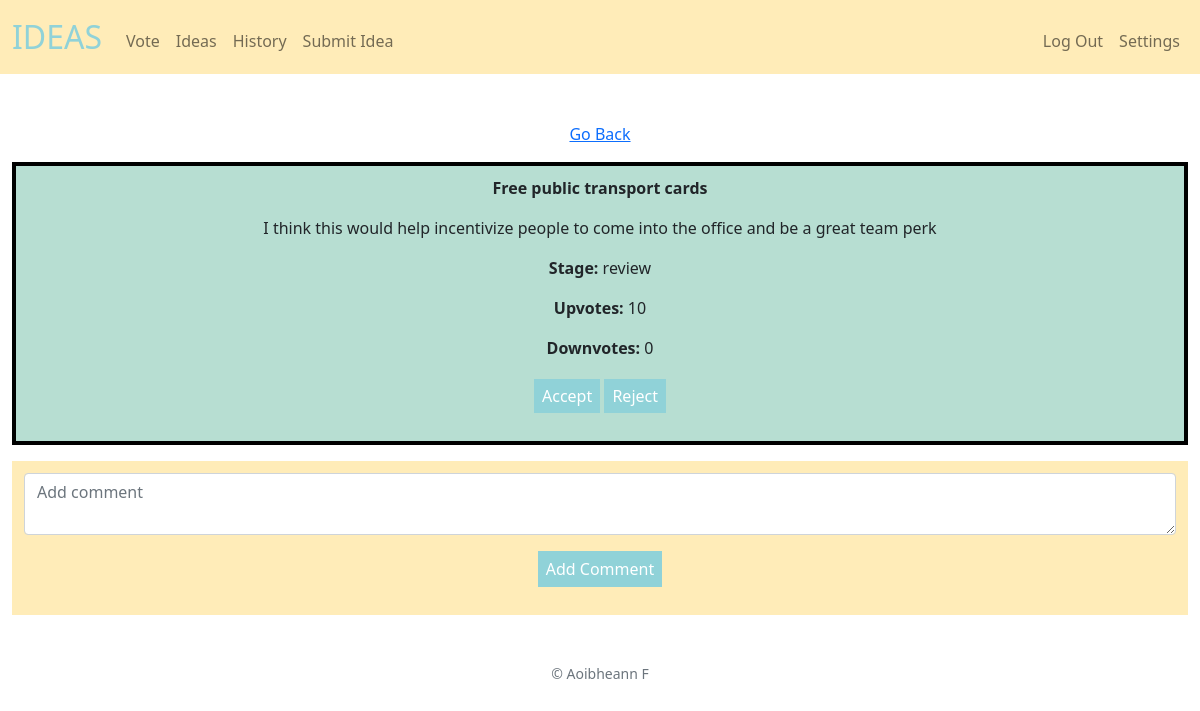
Screenshot of /idea_page/15 (signed in) with the database file from the repository.
### tables this page shows
CREATE TABLE 'ideas' (idea_id INTEGER PRIMARY KEY AUTOINCREMENT, title TEXT NOT NULL, notes TEXT NOT NULL, user_id INTEGER, upvotes INTEGER DEFAULT 0, downvotes INTEGER DEFAULT 0, stage TEXT,'time' DATETIME NOT NULL DEFAULT CURRENT_TIMESTAMP, company TEXT);

### app.py (the view)
@app.route("/idea_page/<int:idea_id>", methods=["GET", "POST"])
def idea_page(idea_id):
    if request.method == "POST":
        print("POST")
        id = session.get("user_id")
        comment = request.form.get("comment")
        db.execute("INSERT INTO comments(comment, user_id, idea_id) VALUES(?, ?, ?)",
                   comment, id, idea_id)
        return redirect(url_for("idea_page", idea_id=idea_id))
    else:
        id = session.get("user_id")
        ideas = db.execute("SELECT * FROM ideas WHERE idea_id = ?", idea_id)
        comments = db.execute("SELECT * FROM comments JOIN users ON comments.user_id = users.id WHERE comments.idea_id = ?", idea_id)
        rows = db.execute("SELECT permissions FROM users WHERE id = ?", id)
        permission = rows[0]["permissions"]
        stages = db.execute("SELECT stage FROM ideas WHERE idea_id = ?", idea_id)
        stage = stages[0]["stage"]
        if permission == "admin" and stage == "review":
            return render_template("decide.html", ideas=ideas, comments=comments, idea_id=idea_id)
        elif stage == "idea":
            return render_template("voting_page.html", ideas=ideas, idea_id=idea_id, comments=comments)
        else:
            return render_template("ideas_page.html", ideas=ideas, comments=comments, idea_id=idea_id)

### app.py (called while the page is built)
@app.after_request
def after_request(response):
    response.headers["Cache-Control"] = "no-cache, no-store, must-revalidate"
    response.headers["Expires"] = 0
    response.headers["Pragma"] = "no-cache"
    return response

### templates/decide.html (shortened to what this page needs)
{% extends "layout.html" %}
{% block main %}
<div class="mb-3">
    <a href="/">Go Back</a>
</div>
<div class="board mb-3">
    {% for idea in ideas %}
        <div class="mb-4">
            <div class="font-size: xx-large; mb-3"><span><strong>{{ idea.title }}</strong></span></div>
            <div class="mb-3"><span>{{ idea.notes }}</span></div>
            <div class="mb-3"><span><strong>Stage: </strong>{{ idea.stage }}</span></div>
            <div class="mb-3"><span><strong>Upvotes: </strong>{{ idea.upvotes }}</span></div>
            <div class="mb-3"><span><strong>Downvotes: </strong>{{ idea.downvotes }}</span></div>
        </div>
        <div class="mb-4">
            <a href="{{ url_for("accept", idea_id = idea.idea_id) }}" class="button">Accept<a>
            <a href="{{ url_for("reject", idea_id = idea.idea_id) }}" class="button">Reject<a>
        </div>
    {% endfor %}
</div>
<section class="comments">
    <form action="/idea_page/{{idea_id}}" method="post">
        <div class="mb-3">
            <textarea class="form-control" id="comment" name="comment" placeholder="Add comment" rows="2"></textarea>
        </div>
        <div class="mb-3">
            <button class="button" type="submit">Add Comment</button>
        </div>
    </form>
</section>
{% endblock %}

### static/styles.css (style rules this page uses)
.board { background-color: #b7ded2; padding: 0.6rem; margin: auto; border: 0.25rem solid black }
.button { text-decoration: none; background-color: #90d2d8; color: white; padding: 6px 8px 6px 8px; border: 0.2rem #90d2d8; }
button { text-decoration: none; background-color: #90d2d8; color: white; padding: 6px 8px 6px 8px; border: 0.2rem #90d2d8; }
.comments { background-color: #ffecb8; width: 100%; padding: 0.75rem; }

### rows the page displays
ideas: title "Free public transport cards", notes "I think this would help incentivize people to come into the office and be a great team perk", stage "review", upvotes "10", downvotes "0"
